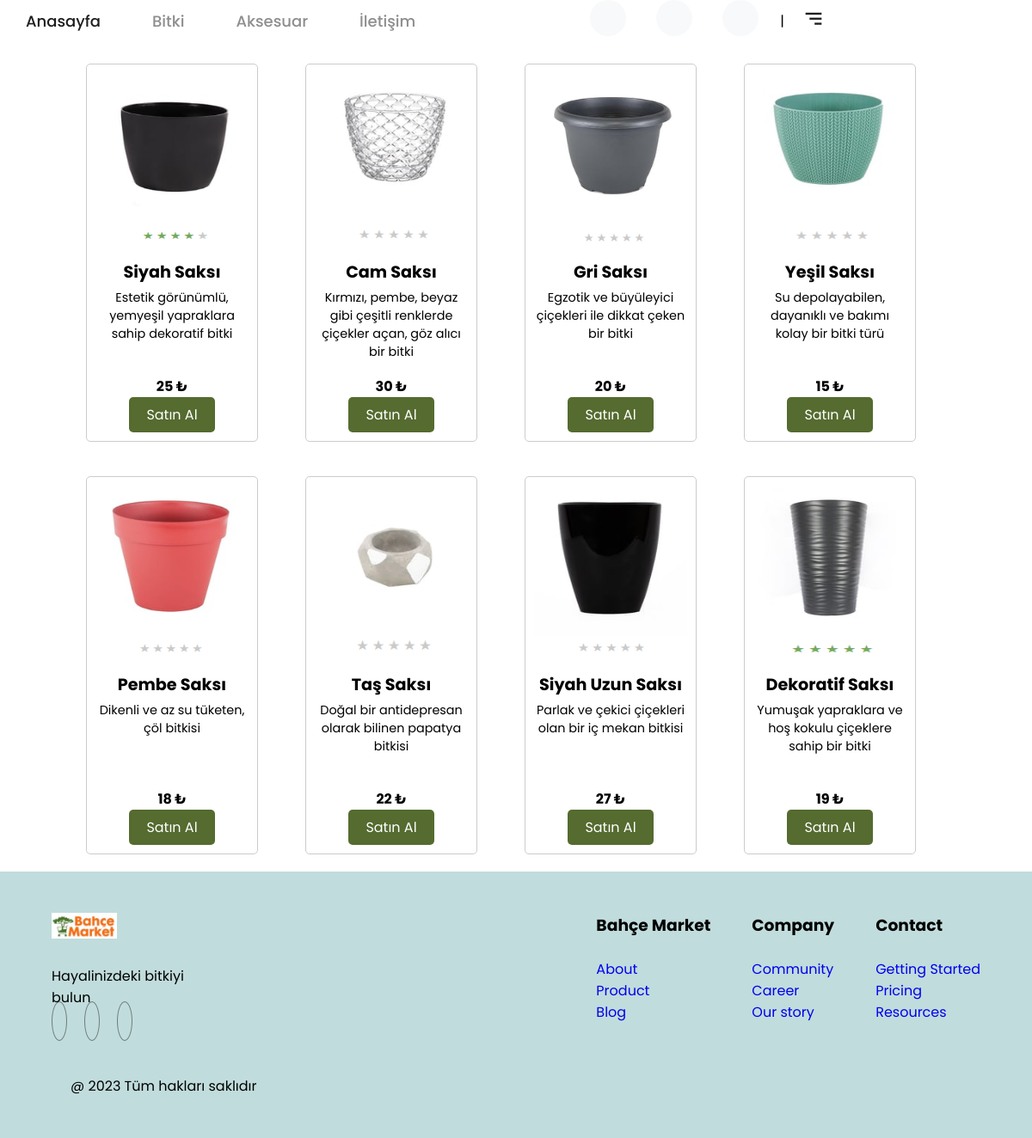
Page /aksesuar.php on the committed database.
### tables this page shows
CREATE TABLE `urunler` (
  `id` int(11) NOT NULL,
  `urun_ad` varchar(100) DEFAULT NULL,
  `aciklama` varchar(200) DEFAULT NULL,
  `fiyat` int(11) DEFAULT NULL
);

### aksesuar.php (the view, shortened to what this page needs)
<!DOCTYPE html>
<html lang="en">
<head>
    <link rel="stylesheet" href="css/styles3.css">
    <link href="https://cdn.jsdelivr.net/npm/remixicon@3.4.0/fonts/remixicon.css" rel="stylesheet">
    <link rel="stylesheet" href="https://unpkg.com/boxicons@latest/css/boxicons.min.css">
</head>
<body>
    <header>
        <nav>
            <ul class="navbar">
            <li><a href="index.html" class="active">Anasayfa</a></li>
                <li><a href="bitki.php">Bitki</a></li>
                <li><a href="aksesuar.php">Aksesuar</a></li>
                <li><a href="iletişim.html">İletişim</a></li>
            </ul>
            <div class="icons">
            <a href="cart.php" id="cart-icon"><i class="ri-shopping-cart-2-line"></i></a>
                <a href="register.php"><i class="ri-user-3-line"></i></a>
                <a href="login.php"><i class="ri-login-box-line"></i></a>
                <div>|</div>
                <a href="admin.php"><div class="bx bx-menu-alt-right" id="menu-icon"></div></a>
            </div>
        </nav>
    </header>
    <div class="content">
        <div class="banner">
        </div>
    <div class="content">
        <div class="products-container">
            <?php
            require 'vt_baglanti.php';
            $sql = "SELECT * FROM urunler WHERE id > 13;";
            $result = $conn->query($sql);
            while ($row = $result->fetch_assoc()) {
                echo '<div class="product">';
                echo '<img src="images/' . $row['id'] . '.png" width="200" height="200"  alt="' . $row['urun_ad'] . '">';
                echo '<h3>' . $row['urun_ad'] . '</h3>';
                echo '<p>' . $row['aciklama'] . '</p>';
                echo '<h4>' . $row['fiyat'] . ' ₺ </h4>';
                echo '<a href="cart.php?urun_ad=' . $row['urun_ad'] .'" class="btn">Satın Al</a>';
                echo '</div>';
            }
            ?>
        </div>
    </div>
    </div>
    <footer class="">
        <div class="footer-container">
          <div class="company-info">
            <img src="img/bahce.JPG" alt="">
            <p>Hayalinizdeki bitkiyi bulun</p>
            <div class="socials">
              <div><i class="ri-facebook-fill"></i></div>
              <div><i class="ri-instagram-fill"></i></div>
              <div><i class="ri-twitter-fill"></i></div>
            </div>
          </div>
          <div class="web-pages">
            <div>
              <h3>Bahçe Market</h3>
              <a href="#"><p>About</p></a>
              <a href="#"><p>Product</p></a>
              <a href="#"><p>Blog</p></a>
            </div>
            <div>
              <h3>Company</h3>
              <a href="#"><p>Community</p></a>
              <a href="#"><p>Career</p></a>
              <a href="#"><p>Our story</p></a>
            </div>
            <div>
              <h3>Contact</h3>
              <a href="#"><p>Getting Started</p></a>
              <a href="#"><p>Pricing</p></a>
              <a href="#"><p>Resources</p></a>
            </div>
          </div>
        </div>
        <p class="copyright">@ 2023 Tüm hakları saklıdır</p>
      </footer>
</body>
</html>

### css/styles3.css (style rules this page uses)
* { box-sizing: border-box; margin: 0; padding: 0; list-style: none; text-decoration: none; }
:root { --bg-color: #c1dcdc; --primary-color: #1e1e1e; --secondary-color: #1e1e1ebf; --text-color: #1e1e1e80; --heading-text: 2rem; --defaut-text: 1.125rem; }
body { margin: 0 auto; font-family: "Poppins", sans-serif; }
nav { display: flex; justify-content: space-between; align-items: center; width: 80%; }
.navbar { display: flex; }
.navbar a { font-size: var(--defaut-text); color: var(--text-color); font-weight: 500; padding: 10px 25px; margin: 0 5px; background: transparent; border-radius: 30px; transition: all 0.45s ease; }
.navbar a.active { color: var(--primary-color); }
.icons { display: flex; align-items: center; }
.icons i { height: 42px; width: 42px; background: #f7f9fb; display: inline-flex; align-items: center; justify-content: center; border-radius: 50%; color: var(--primary-color); font-size: 20px; margin-right: 25px; margin-left: 10px; transition: all 0.45s ease; }
#menu-icon { font-size: 28px; color: var(--primary-color); z-index: 10001; cursor: pointer; margin-left: 20px; }
.products-container { display: grid; grid-template-columns: repeat(auto-fill, minmax(200px, 1fr)); grid-auto-rows: auto; grid-auto-flow: row; gap: 20px; max-width: 1000px; margin: 0 auto; }
.product { border: 2px solid #ccc; border-radius: 10px; padding: 20px; width: 200px; text-align: center; }
.product img { width: 100%; border-radius: 10px; }
.product h3 { margin-top: 10px; font-size: 1.2rem; }
.product p { margin-top: 5px; font-size: 0.9rem; }
footer { background: var(--bg-color); padding: 48px 0; }
.footer-container { margin: 0 5%; display: flex; justify-content: space-between; }
.company-info img { height: 30px; margin-bottom: 24px; }
.company-info p { width: 190px; }
.socials { display: flex; gap: 20px; }
.socials i { padding: 8px; font-size: 20px; border: 1px solid var(--text-color); color: var(--secondary-color); border-radius: 50%; cursor: pointer; transition: all .45s ease; }
.web-pages { display: flex; gap: 48px; }
.web-pages h3 { margin-bottom: 24px; }
.copyright { margin: 48px 0 0 82px; }

### aksesuar.php (style rules this page uses)
.product { border: 1px solid #ccc; border-radius: 5px; padding: 10px; margin-bottom: 20px; text-align: center; }
.product img { max-width: 100%; height: 200px; border-radius: 5px; }
.product h3 { margin-top: 10px; }
.product p { margin-bottom: 1px; height: 100px; }
.btn { display: inline-block; padding: 8px 20px; background-color:darkolivegreen; color: #fff; text-decoration: none; border-radius: 5px; transition: background-color 0.3s ease; }

### rows in the picture
urunler: shows a picture, urun_ad "Siyah Saksı", aciklama "Estetik görünümlü, yemyeşil yapraklara sahip dekoratif bitki", fiyat "25"
urunler: shows a picture, urun_ad "Cam Saksı", aciklama "Kırmızı, pembe, beyaz gibi çeşitli renklerde çiçekler açan, göz alıcı bir bitki", fiyat "30"
urunler: shows a picture, urun_ad "Gri Saksı", aciklama "Egzotik ve büyüleyici çiçekleri ile dikkat çeken bir bitki", fiyat "20"
urunler: shows a picture, urun_ad "Yeşil Saksı", aciklama "Su depolayabilen, dayanıklı ve bakımı kolay bir bitki türü", fiyat "15"
urunler: shows a picture, urun_ad "Pembe Saksı", aciklama "Dikenli ve az su tüketen, çöl bitkisi", fiyat "18"
urunler: shows a picture, urun_ad "Taş Saksı", aciklama "Doğal bir antidepresan olarak bilinen papatya bitkisi", fiyat "22"
urunler: shows a picture, urun_ad "Siyah Uzun Saksı", aciklama "Parlak ve çekici çiçekleri olan bir iç mekan bitkisi", fiyat "27"
urunler: shows a picture, urun_ad "Dekoratif Saksı", aciklama "Yumuşak yapraklara ve hoş kokulu çiçeklere sahip bir bitki", fiyat "19"
